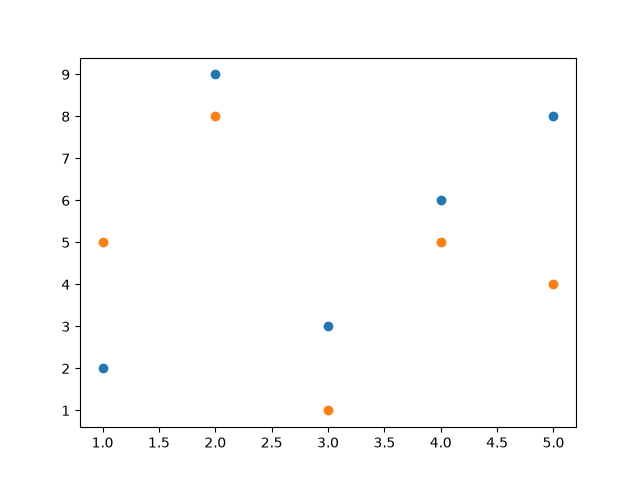

The Python source for this figure:
import matplotlib.pyplot as plt

x = [1, 2, 3, 4, 5]
y = [2, 9, 3, 6, 8]
plt.scatter(x, y)

x = [1, 2, 3, 4, 5]
y = [5, 8, 1, 5, 4]
plt.scatter(x, y)

plt.savefig("02_compare.png")
